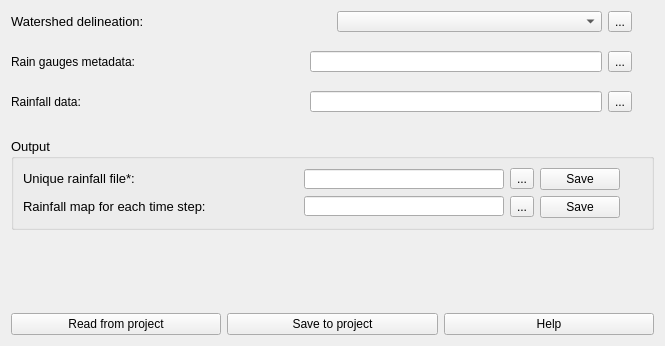
              <widget class="QWidget" name="scrollAreaWidgetContents_5">
               <property name="geometry">
                <rect>
                 <x>0</x>
                 <y>0</y>
                 <width>665</width>
                 <height>346</height>
                </rect>
               </property>
               <layout class="QGridLayout" name="gridLayout_7">
                <item row="3" column="0">
                 <spacer name="verticalSpacer_17">
                  <property name="orientation">
                   <enum>Qt::Vertical</enum>
                  </property>
                  <property name="sizeType">
                   <enum>QSizePolicy::Fixed</enum>
                  </property>
                  <property name="sizeHint" stdset="0">
                   <size>
                    <width>20</width>
                    <height>20</height>
                   </size>
                  </property>
                 </spacer>
                </item>
                <item row="6" column="0">
                 <layout class="QGridLayout" name="gridLayout_46">
                  <item row="0" column="0">
                   <widget class="QPushButton" name="btn_read_pg_ri">
                    <property name="text">
                     <string notr="true">Read from project</string>
                    </property>
                   </widget>
                  </item>
                  <item row="0" column="1">
                   <widget class="QPushButton" name="btn_save_file_pg_ri">
                    <property name="text">
                     <string notr="true">Save to project</string>
                    </property>
                   </widget>
                  </item>
                  <item row="0" column="2">
                   <widget class="QPushButton" name="btn_help_pg_ri">
                    <property name="text">
                     <string notr="true">Help</string>
                    </property>
                   </widget>
                  </item>
                 </layout>
                </item>
                <item row="2" column="0">
                 <layout class="QVBoxLayout" name="verticalLayout_7">
                  <item>
                   <layout class="QGridLayout" name="gridLayout_37">
                    <item row="1" column="1">
                     <widget class="QComboBox" name="cb_1_pg_ri">
                      <property name="minimumSize">
                       <size>
                        <width>60</width>
                        <height>20</height>
                       </size>
                      </property>
                      <property name="maximumSize">
                       <size>
                        <width>265</width>
                        <height>24</height>
                       </size>
                      </property>
                     </widget>
                    </item>
                    <item row="1" column="3">
                     <widget class="QLabel" name="label_34">
                      <property name="sizePolicy">
                       <sizepolicy hsizetype="Preferred" vsizetype="Preferred">
                        <horstretch>0</horstretch>
                        <verstretch>0</verstretch>
                       </sizepolicy>
                      </property>
                      <property name="minimumSize">
                       <size>
                        <width>16</width>
                        <height>16</height>
                       </size>
                      </property>
                      <property name="maximumSize">
                       <size>
                        <width>16</width>
                        <height>16</height>
                       </size>
                      </property>
                      <property name="toolTip">
                       <string>&lt;html&gt;&lt;head/&gt;&lt;body&gt;&lt;p&gt;Add the watershed delineation. The file must be a raster type (geotiff).&lt;/p&gt;&lt;/body&gt;&lt;/html&gt;</string>
                      </property>
                      <property name="text">
                       <string/>
                      </property>
                      <property name="pixmap">
                       <pixmap resource="resources.qrc">:/plugins/hidroPixel/icons/icons/info(2).png</pixmap>
                      </property>
                      <property name="scaledContents">
                       <bool>true</bool>
                      </property>
                     </widget>
                    </item>
                    <item row="1" column="2">
                     <widget class="QToolButton" name="tbtn_pg_r_1">
                      <property name="text">
                       <string>...</string>
                      </property>
                     </widget>
                    </item>
                    <item row="1" column="0">
                     <widget class="QLabel" name="label_30">
                      <property name="text">
                       <string>&lt;html&gt;&lt;head/&gt;&lt;body&gt;&lt;p align=&quot;justify&quot;&gt;&lt;span style=&quot; font-size:10pt;&quot;&gt;Watershed delineation:&lt;/span&gt;&lt;/p&gt;&lt;/body&gt;&lt;/html&gt;</string>
                      </property>
                     </widget>
                    </item>
                   </layout>
                  </item>
                  <item>
                   <spacer name="verticalSpacer_10">
                    <property name="orientation">
                     <enum>Qt::Vertical</enum>
                    </property>
                    <property name="sizeType">
                     <enum>QSizePolicy::Fixed</enum>
                    </property>
                    <property name="sizeHint" stdset="0">
                     <size>
                      <width>20</width>
                      <height>13</height>
                     </size>
                    </property>
                   </spacer>
                  </item>
                  <item>
                   <layout class="QGridLayout" name="gridLayout_38">
                    <item row="0" column="1">
                     <widget class="QLineEdit" name="le_2_pg_ri">
                      <property name="sizePolicy">
                       <sizepolicy hsizetype="Minimum" vsizetype="Fixed">
                        <horstretch>0</horstretch>
                        <verstretch>0</verstretch>
                       </sizepolicy>
                      </property>
                      <property name="minimumSize">
                       <size>
                        <width>60</width>
                        <height>20</height>
                       </size>
                      </property>
                      <property name="maximumSize">
                       <size>
                        <width>360</width>
                        <height>24</height>
                       </size>
                      </property>
                      <property name="clearButtonEnabled">
                       <bool>true</bool>
                      </property>
                     </widget>
                    </item>
                    <item row="0" column="0">
                     <widget class="QLabel" name="label_37">
                      <property name="text">
                       <string>&lt;html&gt;&lt;head/&gt;&lt;body&gt;&lt;p align=&quot;justify&quot;&gt;&lt;span style=&quot; font-size:10pt;&quot;&gt;Rain gauges metadata:&lt;/span&gt;&lt;/p&gt;&lt;/body&gt;&lt;/html&gt;</string>
                      </property>
                     </widget>
                    </item>
                    <item row="0" column="3">
                     <widget class="QLabel" name="label_38">
                      <property name="sizePolicy">
                       <sizepolicy hsizetype="Preferred" vsizetype="Preferred">
                        <horstretch>0</horstretch>
                        <verstretch>0</verstretch>
                       </sizepolicy>
                      </property>
                      <property name="minimumSize">
                       <size>
                        <width>16</width>
                        <height>16</height>
                       </size>
                      </property>
                      <property name="maximumSize">
                       <size>
                        <width>16</width>
                        <height>16</height>
                       </size>
                      </property>
                      <property name="toolTip">
                       <string>&lt;html&gt;&lt;head/&gt;&lt;body&gt;&lt;p&gt;Add the rainfall metadata file with ID and coordinates for each rainfall gauge.&lt;/p&gt;&lt;/body&gt;&lt;/html&gt;</string>
                      </property>
                      <property name="text">
                       <string/>
                      </property>
                      <property name="pixmap">
                       <pixmap resource="resources.qrc">:/plugins/hidroPixel/icons/icons/info(2).png</pixmap>
                      </property>
                      <property name="scaledContents">
                       <bool>true</bool>
                      </property>
                     </widget>
                    </item>
                    <item row="0" column="2">
                     <widget class="QToolButton" name="tbtn_pg_r_2">
                      <property name="text">
                       <string>...</string>
                      </property>
                     </widget>
                    </item>
                   </layout>
                  </item>
                  <item>
                   <spacer name="verticalSpacer_15">
                    <property name="orientation">
                     <enum>Qt::Vertical</enum>
                    </property>
                    <property name="sizeType">
                     <enum>QSizePolicy::Fixed</enum>
                    </property>
                    <property name="sizeHint" stdset="0">
                     <size>
                      <width>20</width>
                      <height>13</height>
                     </size>
                    </property>
                   </spacer>
                  </item>
                  <item>
                   <layout class="QGridLayout" name="gridLayout_39">
                    <item row="0" column="2">
                     <widget class="QToolButton" name="tbtn_pg_r_3">
                      <property name="text">
                       <string>...</string>
                      </property>
                     </widget>
                    </item>
                    <item row="0" column="0">
                     <widget class="QLabel" name="label_39">
                      <property name="text">
                       <string>&lt;html&gt;&lt;head/&gt;&lt;body&gt;&lt;p align=&quot;justify&quot;&gt;&lt;span style=&quot; font-size:10pt;&quot;&gt;Rainfall data:&lt;/span&gt;&lt;/p&gt;&lt;/body&gt;&lt;/html&gt;</string>
                      </property>
                     </widget>
                    </item>
                    <item row="0" column="1">
                     <widget class="QLineEdit" name="le_3_pg_ri">
                      <property name="sizePolicy">
                       <sizepolicy hsizetype="Minimum" vsizetype="Fixed">
                        <horstretch>0</horstretch>
                        <verstretch>0</verstretch>
                       </sizepolicy>
                      </property>
                      <property name="minimumSize">
                       <size>
                        <width>60</width>
                        <height>20</height>
                       </size>
                      </property>
                      <property name="maximumSize">
                       <size>
                        <width>360</width>
                        <height>24</height>
                       </size>
                      </property>
                      <property name="clearButtonEnabled">
                       <bool>true</bool>
                      </property>
                     </widget>
                    </item>
                    <item row="0" column="3">
                     <widget class="QLabel" name="label_40">
                      <property name="sizePolicy">
                       <sizepolicy hsizetype="Preferred" vsizetype="Preferred">
                        <horstretch>0</horstretch>
                        <verstretch>0</verstretch>
                       </sizepolicy>
                      </property>
                      <property name="minimumSize">
                       <size>
                        <width>16</width>
                        <height>16</height>
                       </size>
                      </property>
                      <property name="maximumSize">
                       <size>
                        <width>16</width>
                        <height>16</height>
                       </size>
                      </property>
                      <property name="toolTip">
                       <string>&lt;html&gt;&lt;head/&gt;&lt;body&gt;&lt;p align=&quot;justify&quot;&gt;Add the rainfall data for each rain gauge.&lt;/p&gt;&lt;/body&gt;&lt;/html&gt;</string>
                      </property>
                      <property name="text">
                       <string/>
                      </property>
                      <property name="pixmap">
                       <pixmap resource="resources.qrc">:/plugins/hidroPixel/icons/icons/info(2).png</pixmap>
                      </property>
                      <property name="scaledContents">
                       <bool>true</bool>
                      </property>
                     </widget>
                    </item>
                   </layout>
                  </item>
                 </layout>
                </item>
                <item row="5" column="0">
                 <spacer name="verticalSpacer_13">
                  <property name="orientation">
                   <enum>Qt::Vertical</enum>
                  </property>
                  <property name="sizeHint" stdset="0">
                   <size>
                    <width>20</width>
                    <height>40</height>
                   </size>
                  </property>
                 </spacer>
                </item>
                <item row="4" column="0">
                 <widget class="QGroupBox" name="groupBox">
                  <property name="font">
                   <font>
                    <pointsize>10</pointsize>
                   </font>
                  </property>
                  <property name="mouseTracking">
                   <bool>true</bool>
                  </property>
                  <property name="title">
                   <string>Output</string>
                  </property>
                  <property name="flat">
                   <bool>true</bool>
                  </property>
                  <layout class="QGridLayout" name="gridLayout_2">
                   <item row="0" column="0">
                    <layout class="QHBoxLayout" name="horizontalLayout_13">
                     <item>
                      <layout class="QVBoxLayout" name="verticalLayout_4">
                       <item>
                        <widget class="QLabel" name="label_9">
                         <property name="text">
                          <string>&lt;html&gt;&lt;head/&gt;&lt;body&gt;&lt;p&gt;Unique rainfall file*:&lt;/p&gt;&lt;/body&gt;&lt;/html&gt;</string>
                         </property>
                        </widget>
                       </item>
                       <item>
                        <widget class="QLabel" name="label_8">
                         <property name="enabled">
                          <bool>true</bool>
                         </property>
                         <property name="text">
                          <string>&lt;html&gt;&lt;head/&gt;&lt;body&gt;&lt;p&gt;Rainfall map for each time step:&lt;/p&gt;&lt;/body&gt;&lt;/html&gt;</string>
                         </property>
                        </widget>
                       </item>
                      </layout>
                     </item>
                     <item>
                      <layout class="QHBoxLayout" name="horizontalLayout_14">
                       <item>
                        <layout class="QVBoxLayout" name="verticalLayout_9">
                         <item>
                          <widget class="QLineEdit" name="le_4_pg_ri">
                           <property name="sizePolicy">
                            <sizepolicy hsizetype="Minimum" vsizetype="Fixed">
                             <horstretch>0</horstretch>
                             <verstretch>0</verstretch>
                            </sizepolicy>
                           </property>
                           <property name="minimumSize">
                            <size>
                             <width>200</width>
                             <height>20</height>
                            </size>
                           </property>
                           <property name="maximumSize">
                            <size>
                             <width>360</width>
                             <height>20</height>
                            </size>
                           </property>
                           <property name="font">
                            <font>
                             <pointsize>9</pointsize>
                            </font>
                           </property>
                           <property name="clearButtonEnabled">
                            <bool>true</bool>
                           </property>
                          </widget>
                         </item>
                         <item>
                          <widget class="QLineEdit" name="le_5_pg_ri">
                           <property name="enabled">
                            <bool>true</bool>
                           </property>
                           <property name="sizePolicy">
                            <sizepolicy hsizetype="Minimum" vsizetype="Fixed">
                             <horstretch>0</horstretch>
                             <verstretch>0</verstretch>
                            </sizepolicy>
                           </property>
                           <property name="minimumSize">
                            <size>
                             <width>200</width>
                             <height>20</height>
                            </size>
                           </property>
                           <property name="maximumSize">
                            <size>
                             <width>360</width>
                             <height>20</height>
                            </size>
                           </property>
                           <property name="font">
                            <font>
                             <pointsize>9</pointsize>
                            </font>
                           </property>
                           <property name="clearButtonEnabled">
                            <bool>true</bool>
                           </property>
                          </widget>
                         </item>
                        </layout>
                       </item>
                       <item>
                        <layout class="QVBoxLayout" name="verticalLayout_11">
                         <item>
                          <layout class="QHBoxLayout" name="horizontalLayout_16">
                           <item>
                            <widget class="QToolButton" name="tbtn_pg_r_4">
                             <property name="font">
                              <font>
                               <pointsize>9</pointsize>
                              </font>
                             </property>
                             <property name="text">
                              <string>...</string>
                             </property>
                            </widget>
                           </item>
                           <item>
                            <widget class="QPushButton" name="btn_save_1_pg_ri">
                             <property name="font">
                              <font>
                               <pointsize>9</pointsize>
                              </font>
                             </property>
                             <property name="text">
                              <string>Save</string>
                             </property>
                            </widget>
                           </item>
                           <item>
                            <widget class="QLabel" name="label_43">
                             <property name="sizePolicy">
                              <sizepolicy hsizetype="Preferred" vsizetype="Preferred">
                               <horstretch>0</horstretch>
                               <verstretch>0</verstretch>
                              </sizepolicy>
                             </property>
                             <property name="minimumSize">
                              <size>
                               <width>16</width>
                               <height>16</height>
                              </size>
                             </property>
                             <property name="maximumSize">
                              <size>
                               <width>16</width>
                               <height>16</height>
                              </size>
                             </property>
                             <property name="toolTip">
                              <string>&lt;html&gt;&lt;head/&gt;&lt;body&gt;&lt;p&gt;&lt;span style=&quot; font-size:9pt; font-weight:700;&quot;&gt;*Recommended output.&lt;/span&gt;&lt;/p&gt;&lt;p&gt;&lt;span style=&quot; font-size:9pt;&quot;&gt;Add the directory and filename to save a unique file containing the whole rainfall information for running the model.&lt;/span&gt;&lt;/p&gt;&lt;/body&gt;&lt;/html&gt;</string>
                             </property>
                             <property name="text">
                              <string/>
                             </property>
                             <property name="pixmap">
                              <pixmap resource="resources.qrc">:/plugins/hidroPixel/icons/icons/info(2).png</pixmap>
                             </property>
                             <property name="scaledContents">
                              <bool>true</bool>
                             </property>
                            </widget>
                           </item>
                          </layout>
                         </item>
                         <item>
                          <layout class="QHBoxLayout" name="horizontalLayout_17">
                           <item>
                            <widget class="QToolButton" name="tbtn_pg_r_5">
                             <property name="enabled">
                              <bool>true</bool>
                             </property>
                             <property name="font">
                              <font>
                               <pointsize>9</pointsize>
                              </font>
                             </property>
                             <property name="text">
                              <string>...</string>
                             </property>
                            </widget>
                           </item>
                           <item>
                            <widget class="QPushButton" name="btn_save_2_pg_ri">
                             <property name="enabled">
                              <bool>true</bool>
                             </property>
                             <property name="font">
                              <font>
                               <pointsize>9</pointsize>
                              </font>
                             </property>
                             <property name="text">
                              <string>Save</string>
                             </property>
                            </widget>
                           </item>
                           <item>
                            <widget class="QLabel" name="label_42">
                             <property name="enabled">
                              <bool>true</bool>
                             </property>
                             <property name="sizePolicy">
                              <sizepolicy hsizetype="Preferred" vsizetype="Preferred">
                               <horstretch>0</horstretch>
                               <verstretch>0</verstretch>
                              </sizepolicy>
                             </property>
                             <property name="minimumSize">
                              <size>
                               <width>16</width>
                               <height>16</height>
                              </size>
                             </property>
                             <property name="maximumSize">
                              <size>
                               <width>16</width>
                               <height>16</height>
                              </size>
                             </property>
                             <property name="toolTip">
                              <string>&lt;html&gt;&lt;head/&gt;&lt;body&gt;&lt;p&gt;&lt;span style=&quot; font-size:9pt; font-weight:700;&quot;&gt;Optional output.&lt;/span&gt;&lt;span style=&quot; font-size:9pt;&quot;&gt;&lt;br/&gt;Add the directory and filename to save a raster file containing interpolated rainfall data for each time step.&lt;/span&gt;&lt;/p&gt;&lt;/body&gt;&lt;/html&gt;</string>
                             </property>
                             <property name="text">
                              <string/>
                             </property>
                             <property name="pixmap">
                              <pixmap resource="resources.qrc">:/plugins/hidroPixel/icons/icons/info(2).png</pixmap>
                             </property>
                             <property name="scaledContents">
                              <bool>true</bool>
                             </property>
                            </widget>
                           </item>
                          </layout>
                         </item>
                        </layout>
                       </item>
                      </layout>
                     </item>
                    </layout>
                   </item>
                  </layout>
                 </widget>
                </item>
               </layout>
              </widget>
